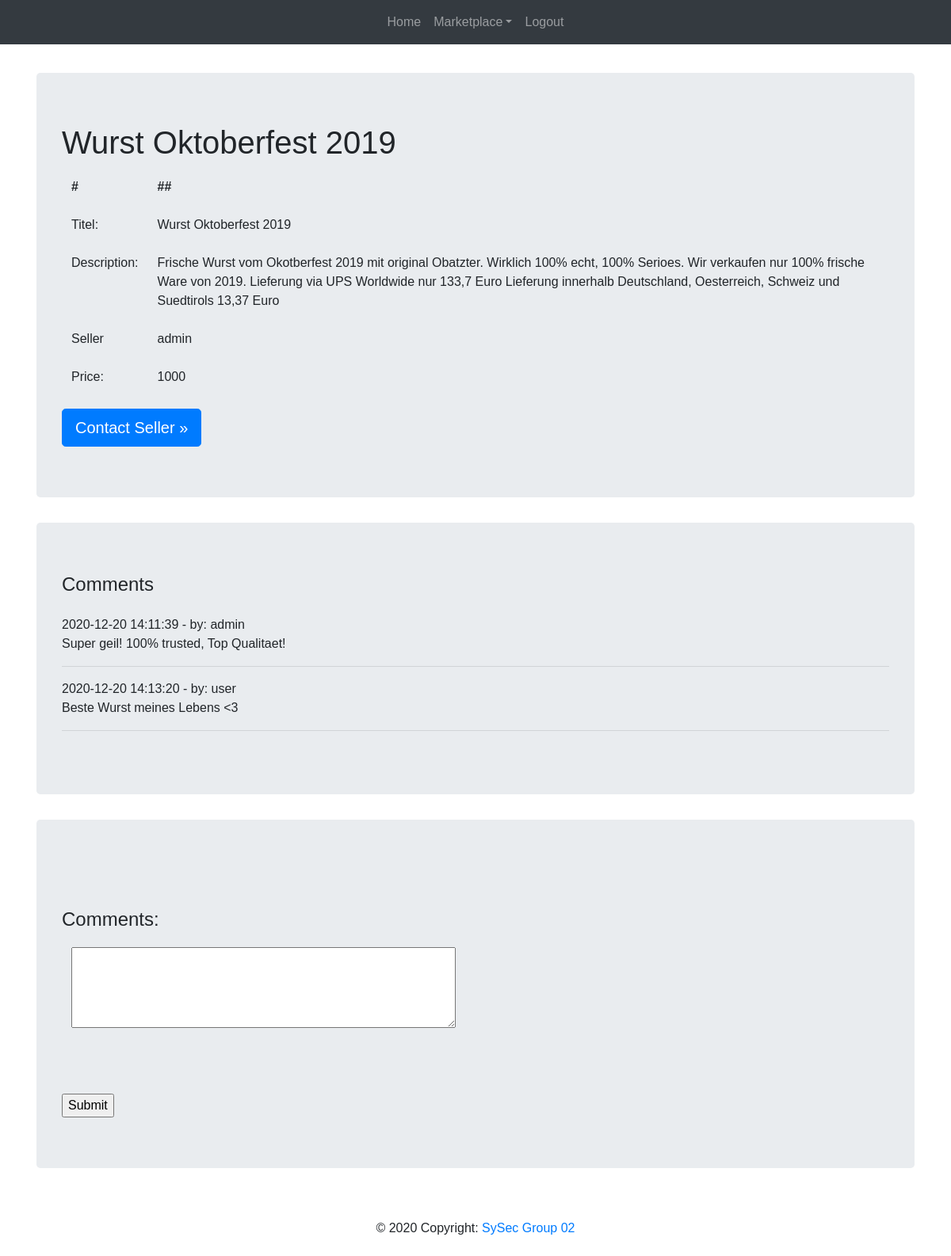
/showOff.php?id=1 (signed in), run on the app's committed database.
### tables this page shows
CREATE TABLE `offer` (
  `id` int(5) NOT NULL,
  `title` varchar(30) NOT NULL,
  `descr` text NOT NULL,
  `userid` int(5) NOT NULL,
  `price` varchar(8) NOT NULL
);

CREATE TABLE `user` (
  `id` int(5) NOT NULL,
  `firstName` varchar(25) NOT NULL,
  `lastName` varchar(25) NOT NULL,
  `username` varchar(20) NOT NULL,
  `password` varchar(32) NOT NULL,
  `email` varchar(30) NOT NULL,
  `ip` varchar(15) NOT NULL,
  `regDate` datetime NOT NULL
);

CREATE TABLE `comment` (
  `id` int(5) NOT NULL,
  `text` text NOT NULL,
  `userid` int(5) NOT NULL,
  `offerid` int(5) NOT NULL,
  `timestamp` int(11) NOT NULL
);

### src/showOff.php (the view, shortened to what this page needs)
<?php
require_once('./includes/config.php');
		$stmt= $link->prepare("Select o.id, o.title, o.descr, o.userid, o.price, u.email, u.username from user u, offer o where o.id = ? AND o.userid = u.id LIMIT 0,1;");
		$stmt->bind_param("i", $_GET['id']);
		$stmt->execute();
		$result = $stmt->get_result();
		$row = $result->fetch_assoc();
?>
<!doctype html>
<html lang="en">
  <head>
<link href="./assets/dist/css/bootstrap.min.css" rel="stylesheet">
    <link href="./assets/ccss/navbar-top-fixed.css" rel="stylesheet">
	<link href="./assets/ccss/modal.css" rel="stylesheet">
  </head>
  <body>
<?php
require_once('./assets/layout/navbar_inside.php')
 ?>
<main role="main" class="container">
  <div class="jumbotron">
    <h1><?php echo htmlentities($row['title']);?></h1>
  <table class="table table-borderless">
  <thead>
    <tr>
      <th scope="col">#</th>
      <th scope="col">##</th>
    </tr>
  </thead>
  <tbody>
<?php
    echo "
	<tr>
		<td>Titel:</td>
		<td>".htmlentities($row['title'])."</td>
	</tr>
		<tr>
		<td>Description:</td>
		<td>".htmlentities($row['descr'])."</td>
	</tr>
		<tr>
		<td>Seller</td>
		<td>".$row['username']."</td>
	</tr>
		<tr>
		<td>Price:</td>
		<td>".$row['price']."</td>
	</tr>";
?>
 </tbody>
</table>
<a class="btn btn-lg btn-primary" href="mailto:<?php echo $row['email'];?>" role="button">Contact Seller &raquo;</a>
</div>
<div class="jumbotron">
<h4>Comments</h4>
  <?php
	$offerid = $_GET['id'];
	$stmt = $link->prepare("SELECT comment.text as text, user.username as username, comment.timestamp as timestamp FROM comment JOIN user ON comment.userid=user.id WHERE comment.offerid = ?");
	$stmt->bind_param('i', $offerid);
	$stmt->execute();
	$result = $stmt->get_result();
	while ($show = $result->fetch_assoc()) {
		echo date('Y-m-d H:i:s',$show['timestamp'])." - by: ".$show["username"]."<br>".htmlentities($show['text'])."<hr/>";
	}
?>
</div>
<div class="jumbotron">
  <br><br>
    <h4>Comments:</h4>
	<form method="POST" action = "comment.php?action=add&offerid=<?php echo $row['id'];?>">
	 <table class="table table-borderless">
		<tbody>
			<tr>
				<td><textarea name="comment" rows="4" cols="50"></textarea></td>
			</tr>
		</tbody>
	</table>
	 <br><br>
	 	<input type="submit" value="Submit">
		</form>
  </div>
</main>
<?php
require_once('./assets/layout/footer.php');
?>

### src/assets/ccss/navbar-top-fixed.css (style rules this page uses)
body { padding-bottom: 20px; }

### src/assets/ccss/modal.css (style rules this page uses)
body { font-family: Arial, Helvetica, sans-serif; }
.container { padding: 16px; }

### data on the page
offer: title "Wurst Oktoberfest 2019", descr "Frische Wurst vom Okotberfest 2019 mit original Obatzter. Wirklich 100% echt, 100% Serioes. Wir verkaufen nur 100% frische Ware von 2019. Lieferung via UPS Worldwide nur 133,7 Euro Lieferung innerhalb Deutschland, Oesterreich, Schweiz und Suedtirols 13,37 Euro", userid.username "admin", price "1000"
comment: timestamp "2020-12-20 14:11:39", userid.username "admin", text "Super geil! 100% trusted, Top Qualitaet!"
comment: timestamp "2020-12-20 14:13:20", userid.username "user", text "Beste Wurst meines Lebens <3"
